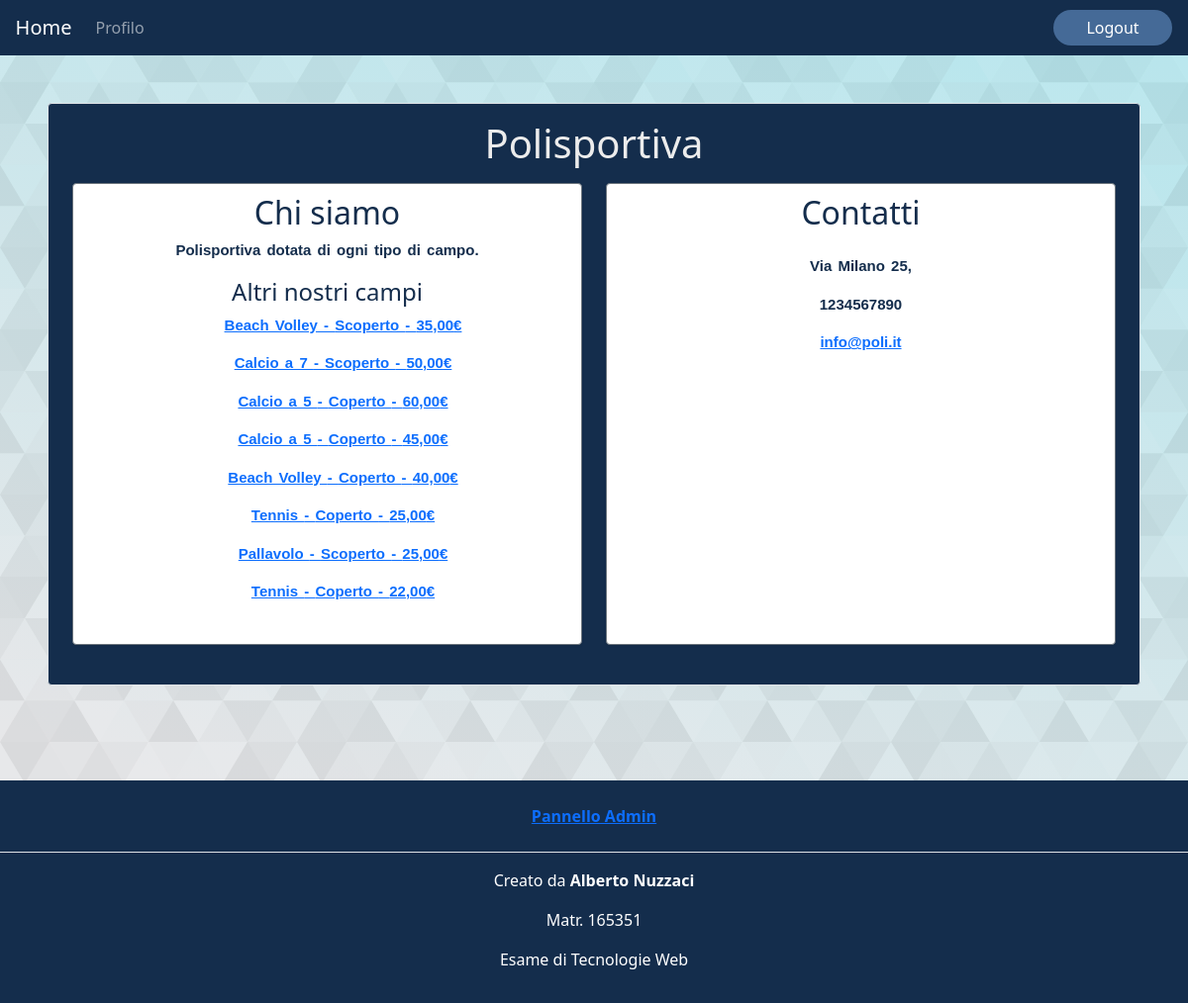
Page /core/struttura/2/ (signed in) on the committed database.
### core/models.py (models this page shows, shortened)
class Struttura(models.Model):
    nome_struttura = models.CharField(max_length=255)
    citta = models.CharField(max_length=255)
    indirizzo = models.CharField(max_length=255)
    num_civico =models.IntegerField()
    descrizione = models.TextField()
    email = models.CharField(max_length=150)
    verified = models.BooleanField(default=False)
    numTelefono = models.CharField(max_length=20
    )
    class Meta:
        verbose_name_plural = "strutture"

class Campo(models.Model):
    TIPO_SPORT_CHOICES = [
        ('tennis', 'Tennis'),
        ('calcio5', 'Calcio a 5'),
        ('calcio7', 'Calcio a 7'),
        ('padel', 'Padel'),
        ('beachvolley', 'Beach Volley'),
        ('pallavolo', 'Pallavolo')
    ]
    img = models.ImageField(upload_to='static/img/users_img/field_pic', default='img/default_img/no_image.jpg')
    tipo_sport = models.CharField(max_length=50, choices=TIPO_SPORT_CHOICES)
    coperto = models.BooleanField(default=False)
    costo = models.DecimalField(max_digits=10, decimal_places=2)
    servizi = models.ManyToManyField(Servizio)
    struttura = models.ForeignKey(Struttura, on_delete=models.CASCADE)
    class Meta:
        verbose_name_plural = "campi"

### core/views.py (the view)
# urls.py: path("struttura/<int:pk>/", DetailStrutturaView.as_view(), name="visualizza_struttura"),
class DetailStrutturaView(UtenteNormale, View):
    template_name = "core/visualizza_struttura.html"
    def get(self, request, pk):
        struttura = get_object_or_404(Struttura, pk=pk)
        return render(request, self.template_name, {'object': struttura})

### core/views.py (called while the page is built)
    def dispatch(self, request, *args, **kwargs):
        if not request.user.is_authenticated:
            return self.handle_no_permission()
        if request.user.is_propStruttura:
            raise PermissionDenied
        return super().dispatch(request, *args, **kwargs)

### core/templates/core/visualizza_struttura.html (shortened to what this page needs)
{% extends "base.html" %}
{% block content %}
    <center class="m-5">
    {% include "core/struttura.html" with struttura=object %}
    </center>
{% endblock %}

### core/templates/core/struttura.html
<div class="container clearfix py-3 border rounded fourth-color text-first-color">
    <div class="fancy-title title-bottom-border">
        <h1>{{ struttura.nome_struttura }}</h1>
    </div>
    <div class="container py-2 text-fourth-color " >
        <div class="row">
            <div class="col-md-6 mb-3">
                <div class="card border rounded border-secondary h-100">
                    <div class="card-body">
                        <h2 class="card-title">Chi siamo</h2>
                        <p id="info" class="card-text">{{ struttura.descrizione }}</p>
                        <h4 class="card-title">Altri nostri campi</h4>
                        <ul>
                            {% for campo in struttura.campo_set.all %}
                                {% if campo.id != object.id %}
                                    <a href="{% url 'core:visualizza_campo' campo.id  %}"> <p id="info" > {{ campo.get_tipo_sport_display }} - {{ campo.coperto|yesno:"Coperto,Scoperto" }} - {{ campo.costo }}€ </p></a>
                                {% endif %}
                            {% endfor %}
                        </ul>
                    </div>
                </div>
            </div>
            <div class="col-md-6 mb-3">
                <div class="card border rounded border-secondary h-100">
                    <div class="card-body ">
                        <h2 class="card-title pb-3">Contatti</h2>
                        <div class="mb-2">
                            <p id="info"> {{ struttura.indirizzo }} {{ struttura.num_civico }}, {{ object.struttura.citta }} </p>
                        </div>
                        <div class="mb-2">
                            <p id="info"> {{ struttura.numTelefono }} </p>
                        </div>
                        <div>
                            <p id="info"> <a href="mailto:{{ struttura.email }}">{{ struttura.email }}</a> </p>
                        </div>
                    </div>
                </div>
            </div>
        </div>
    </div>
</div>

### static/css/style.css (style rules this page uses)
* { padding: 0; margin: 0; box-sizing: border-box; }
body { background-color: #f9f6f2; }
.card { border-radius: 30px; box-shadow: rgba(0, 0, 0, 0.1) 0px 1px 2px 0px; }
.card-body { padding: 25px; margin-top: -15px; }
.text-first-color { color: #ececec; }
.fourth-color { background: #142d4c; }
.text-fourth-color { color: #142d4c; }
#info { font-family: "Lucida Sans Unicode", "Lucida Grande", sans-serif; font-size: 15px; word-spacing: 2px; font-weight: 700; text-decoration: none; text-transform: none; }

### templates/base.html (style rules this page uses)
html, body { height: 100%; margin: 0; display: flex; flex-direction: column; }
body { background-color: #B6E6ED; background-attachment: fixed; background-size: cover; }

### rows in the picture
Struttura: nome_struttura "Polisportiva", descrizione "Polisportiva dotata di ogni tipo di campo.", indirizzo "Via Milano", num_civico "25", numTelefono "1234567890", email "info@poli.it"
Campo: tipo_sport "Beach Volley", coperto "Scoperto", costo "35,00"
Campo: tipo_sport "Calcio a 7", coperto "Scoperto", costo "50,00"
Campo: tipo_sport "Calcio a 5", coperto "Coperto", costo "60,00"
Campo: tipo_sport "Calcio a 5", coperto "Coperto", costo "45,00"
Campo: tipo_sport "Beach Volley", coperto "Coperto", costo "40,00"
Campo: tipo_sport "Tennis", coperto "Coperto", costo "25,00"
Campo: tipo_sport "Pallavolo", coperto "Scoperto", costo "25,00"
Campo: tipo_sport "Tennis", coperto "Coperto", costo "22,00"
